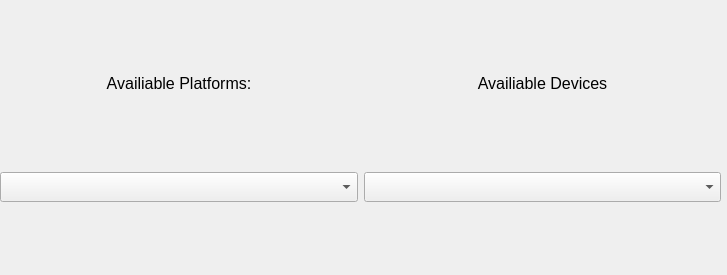
<?xml version="1.0" encoding="UTF-8"?>
<ui version="4.0">
 <class>OpenClSettings</class>
 <widget class="QDialog" name="OpenClSettings">
  <property name="geometry">
   <rect>
    <x>0</x>
    <y>0</y>
    <width>727</width>
    <height>275</height>
   </rect>
  </property>
  <property name="windowTitle">
   <string>Dialog</string>
  </property>
  <widget class="QWidget" name="layoutWidget">
   <property name="geometry">
    <rect>
     <x>0</x>
     <y>0</y>
     <width>721</width>
     <height>271</height>
    </rect>
   </property>
   <layout class="QVBoxLayout" name="verticalLayout_2">
    <item>
     <layout class="QHBoxLayout" name="horizontalLayout_2">
      <item>
       <widget class="QLabel" name="label">
        <property name="sizePolicy">
         <sizepolicy hsizetype="Preferred" vsizetype="Fixed">
          <horstretch>0</horstretch>
          <verstretch>0</verstretch>
         </sizepolicy>
        </property>
        <property name="minimumSize">
         <size>
          <width>0</width>
          <height>30</height>
         </size>
        </property>
        <property name="font">
         <font>
          <pointsize>12</pointsize>
         </font>
        </property>
        <property name="text">
         <string>Availiable Platforms:</string>
        </property>
        <property name="alignment">
         <set>Qt::AlignCenter</set>
        </property>
       </widget>
      </item>
      <item>
       <widget class="QLabel" name="label_2">
        <property name="sizePolicy">
         <sizepolicy hsizetype="Preferred" vsizetype="Fixed">
          <horstretch>0</horstretch>
          <verstretch>0</verstretch>
         </sizepolicy>
        </property>
        <property name="minimumSize">
         <size>
          <width>0</width>
          <height>30</height>
         </size>
        </property>
        <property name="font">
         <font>
          <pointsize>12</pointsize>
         </font>
        </property>
        <property name="text">
         <string>Availiable Devices</string>
        </property>
        <property name="alignment">
         <set>Qt::AlignCenter</set>
        </property>
       </widget>
      </item>
     </layout>
    </item>
    <item>
     <layout class="QHBoxLayout" name="horizontalLayout_3">
      <item>
       <widget class="QComboBox" name="PlatformDropdown">
        <property name="minimumSize">
         <size>
          <width>0</width>
          <height>30</height>
         </size>
        </property>
        <property name="font">
         <font>
          <pointsize>12</pointsize>
         </font>
        </property>
       </widget>
      </item>
      <item>
       <widget class="QComboBox" name="DeviceDropdown">
        <property name="minimumSize">
         <size>
          <width>0</width>
          <height>30</height>
         </size>
        </property>
        <property name="font">
         <font>
          <pointsize>12</pointsize>
         </font>
        </property>
       </widget>
      </item>
     </layout>
    </item>
   </layout>
  </widget>
 </widget>
 <resources/>
 <connections/>
</ui>
